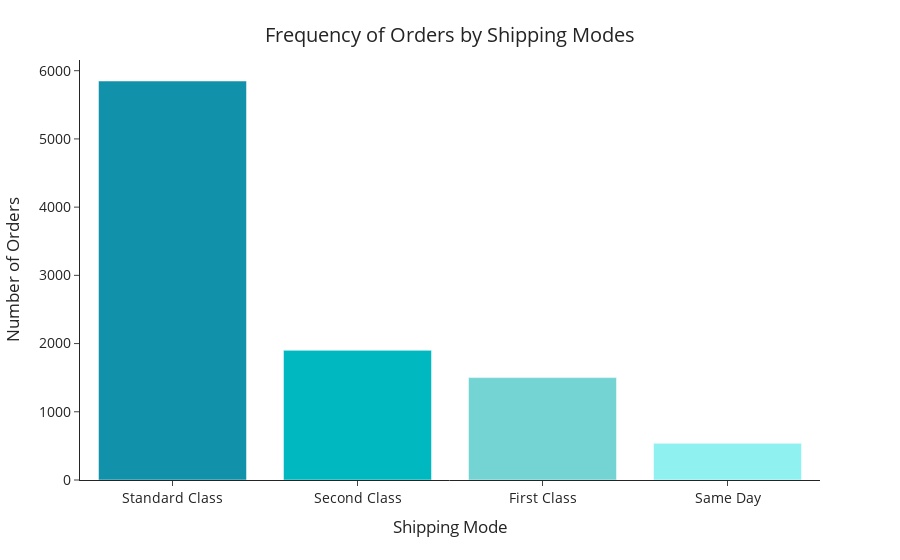

Here is the notebook cell this chart was saved with:
### Markdown cell above
# **Ship Mode**

### Code cell
fig = px.bar(x = df['Ship Mode'].value_counts().index, y = df['Ship Mode'].value_counts(),
             color = df['Ship Mode'].value_counts().index,
             template = 'simple_white', color_discrete_sequence = colors)

#Set Title and x/y axis labels
fig.update_layout(
    xaxis_title="Shipping Mode",
    yaxis_title="Number of Orders",
    showlegend = False,
    font = dict(
            size = 14
            ),
    title={
        'text': "Frequency of Orders by Shipping Modes",
        'y':0.95,
        'x':0.5
        }
    )

fig.show()

### Figure 1 — Plotly figure (JSON) as saved in the notebook; plotly's stock layout.template omitted (floating-point values rounded to 4 significant figures)
{"data": [{"alignmentgroup": "True", "hovertemplate": "color=Standard Class<br>x=%{x}<br>y=%{y}<extra></extra>", "legendgroup": "Standard Class", "marker": {"color": "#1192AA", "pattern": {"shape": ""}}, "name": "Standard Class", "offsetgroup": "Standard Class", "orientation": "v", "showlegend": true, "textposition": "auto", "type": "bar", "x": ["Standard Class"], "xaxis": "x", "y": [5849], "yaxis": "y"}, {"alignmentgroup": "True", "hovertemplate": "color=Second Class<br>x=%{x}<br>y=%{y}<extra></extra>", "legendgroup": "Second Class", "marker": {"color": "#00B8C0", "pattern": {"shape": ""}}, "name": "Second Class", "offsetgroup": "Second Class", "orientation": "v", "showlegend": true, "textposition": "auto", "type": "bar", "x": ["Second Class"], "xaxis": "x", "y": [1901], "yaxis": "y"}, {"alignmentgroup": "True", "hovertemplate": "color=First Class<br>x=%{x}<br>y=%{y}<extra></extra>", "legendgroup": "First Class", "marker": {"color": "#73D4D3", "pattern": {"shape": ""}}, "name": "First Class", "offsetgroup": "First Class", "orientation": "v", "showlegend": true, "textposition": "auto", "type": "bar", "x": ["First Class"], "xaxis": "x", "y": [1501], "yaxis": "y"}, {"alignmentgroup": "True", "hovertemplate": "color=Same Day<br>x=%{x}<br>y=%{y}<extra></extra>", "legendgroup": "Same Day", "marker": {"color": "#90F2F0", "pattern": {"shape": ""}}, "name": "Same Day", "offsetgroup": "Same Day", "orientation": "v", "showlegend": true, "textposition": "auto", "type": "bar", "x": ["Same Day"], "xaxis": "x", "y": [538], "yaxis": "y"}], "layout": {"barmode": "relative", "font": {"size": 14}, "legend": {"title": {"text": "color"}, "tracegroupgap": 0}, "margin": {"t": 60}, "showlegend": false, "title": {"text": "Frequency of Orders by Shipping Modes", "x": 0.5, "y": 0.95}, "xaxis": {"anchor": "y", "domain": [0, 1], "title": {"text": "Shipping Mode"}}, "yaxis": {"anchor": "x", "domain": [0, 1], "title": {"text": "Number of Orders"}}}}
